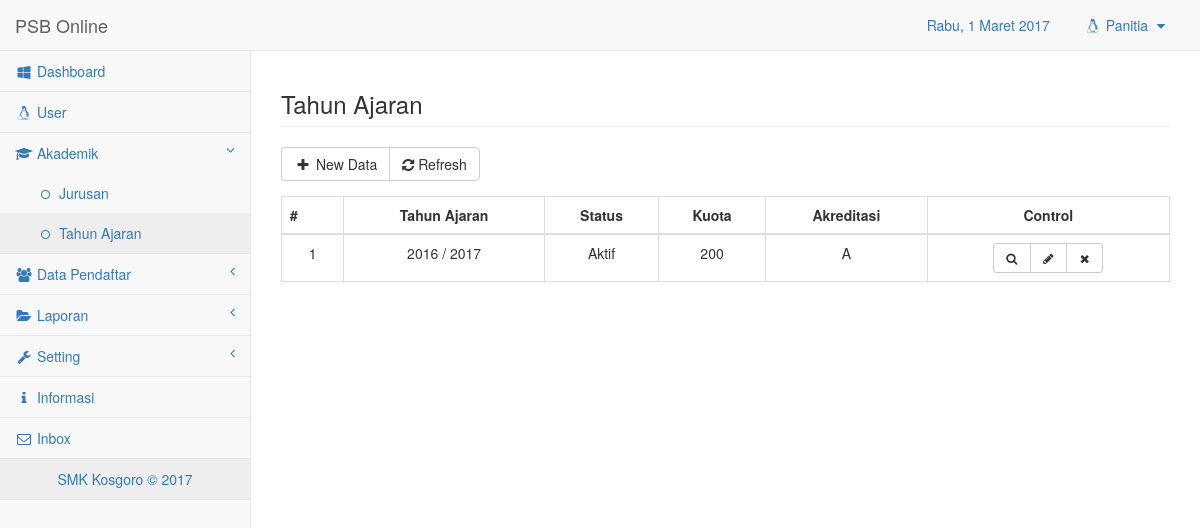
The app's page /app/admin.php?p=tahunajar.view (signed in) with its own data.
### tables this page shows
CREATE TABLE `tb_tahunajaran` (
  `ta_id` int(10) NOT NULL,
  `ta_tahunajaran` varchar(20) NOT NULL,
  `ta_status` varchar(20) NOT NULL,
  `ta_kuota` varchar(20) NOT NULL,
  `ta_akre` varchar(10) NOT NULL
);

### app/modul/tahunajar/view.php (the view, shortened to what this page needs)
<div class="row">
    <div class="col-lg-12">
        <h3 class="page-header">Tahun Ajaran</h3>
    </div>
</div>
<div class="btn-group" role="group" aria-label="...">
    <a class="btn btn-default" title="New Data" data-toggle="modal" data-target="#add" aria-hidden="true"><i class="fa fa-plus fa-fw"></i> New Data</a>
    <a href="?p=tahunajar.view" title="Refresh" type="button" class="btn btn-default"><i class="fa fa-refresh"></i> Refresh</a>
</div>
<div class="row">
<div class="panel-body">
    <div class="dataTable_wrapper">
        <div class="table-responsive">
            <table class="table table-bordered table-hover" id="dataTables-example">
                <thead>
                    <tr>
                        <th style="width:7%;">#</th>
                        <th style="text-align:center;">Tahun Ajaran</th>
                        <th style="text-align:center;">Status</th>
                        <th style="text-align:center;">Kuota</th>
                        <th style="text-align:center;">Akreditasi</th>
                        <th style="text-align:center;">Control</th>
                    </tr>
                </thead>
                <tbody>
                    <?php
                        $sql = mysqli_query($conn, "SELECT * FROM tb_tahunajaran");
                        $no=0;
                        while ($data=mysqli_fetch_assoc($sql)) {
                        $no++;
                    ?>
                    <tr class="odd gradeX">
                        <td style="text-align:center;"><?php echo $no; ?></td>
                        <td style="text-align:center;"><?php echo $data['ta_tahunajaran']; ?></td>
                        <td style="text-align:center;"><?php echo $data['ta_status']; ?></td>
                        <td style="text-align:center;"><?php echo $data['ta_kuota']; ?></td>
                        <td style="text-align:center;"><?php echo $data['ta_akre']; ?></td>
                        <td style="text-align:center;">
                        <div class="btn-group" role="group" aria-label="...">
                            <a class="btn btn-default btn-sm" title="Detail Data" data-toggle="modal" data-target="#detail<?php echo $data['ta_id']; ?>"><span class="fa fa-search fa-fw" aria-hidden="true"></span></a>
                            <a class="btn btn-default btn-sm" title="Edit Data" data-toggle="modal" data-target="#edit<?php echo $data['ta_id']; ?>"><span class="fa fa-pencil fa-fw" aria-hidden="true"></span></a>
                            <a class="btn btn-default btn-sm" title="Delete Data" data-toggle="modal" data-target="#delete<?php echo $data['ta_id']; ?>" ><span class="fa fa-times fa-fw"></span></a>
                        </div>
                        </td>
                    </tr>
                    <?php
                        }
                    ?>
                </tbody>
            </table>
        </div>
    </div>

### records on screen
tb_tahunajaran: ta_tahunajaran "2016 / 2017", ta_status "Aktif", ta_kuota "200", ta_akre "A"

### other values on screen
$hari_ini "Rabu"
$_SESSION['usr_username'] "Panitia"
